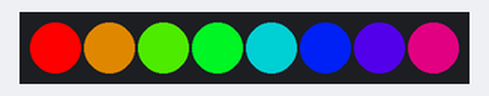
Simulated run of this sketch. Board: ESP32. Parts: 8 RGB LEDs in strip order, left to right.

Above: at 0.15 s.
At 4.38 s:
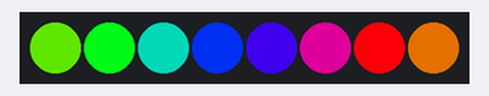
At 9.51 s:
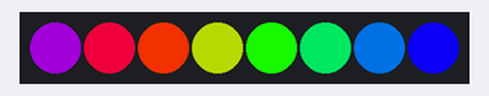
At 20.09 s:
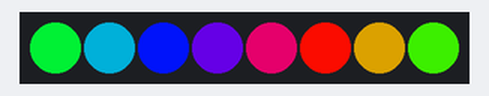
At 30.36 s:
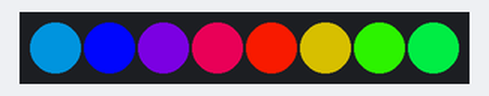
At 39.72 s:
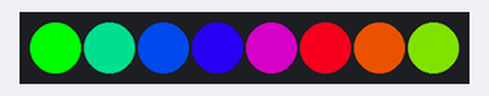
Timing chart, 0 to 40.0 s (numbered marks = the images above):
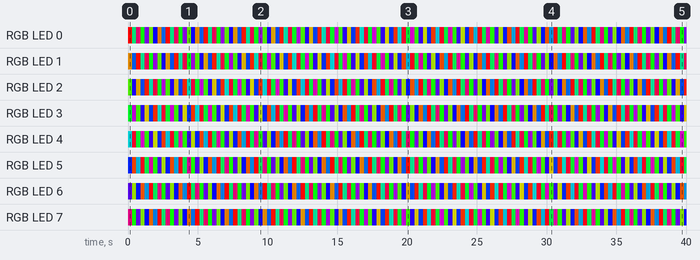

The sketch:

Sketch_06.2_RainbowLight.ino
```cpp
/**********************************************************************
  Filename    : RainbowLight
  Description : Make the strip light up in rainbow colors.
  Auther      : www.freenove.com
  Modification: 2024/06/18
**********************************************************************/
#include "Freenove_WS2812_Lib_for_ESP32.h"

#define LEDS_COUNT  8
#define LEDS_PIN	2
#define CHANNEL		0

Freenove_ESP32_WS2812 strip = Freenove_ESP32_WS2812(LEDS_COUNT, LEDS_PIN, CHANNEL, TYPE_GRB);

void setup() {
  strip.begin();
}

void loop() {
  for (int j = 0; j < 255; j += 2) {
    for (int i = 0; i < LEDS_COUNT; i++) {
      strip.setLedColorData(i, strip.Wheel((i * 256 / LEDS_COUNT + j) & 255));
    }
    strip.show();
    delay(5);
  }
}
```

Measured:
- by itself, RGB LED 0: off → RGB(255, 0, 0) at 0.00 s, → RGB(0, 168, 87) 0.30 s later, → RGB(174, 0, 81) 0.30 s later, → RGB(0, 252, 3) 0.30 s later, … (133 changes in this stretch)
- by itself, RGB LED 7: off → RGB(162, 0, 93) at 0.00 s, → RGB(9, 246, 0) 0.30 s later, → RGB(78, 0, 177) 0.30 s later, → RGB(93, 162, 0) 0.30 s later, … (133 changes in this stretch)
